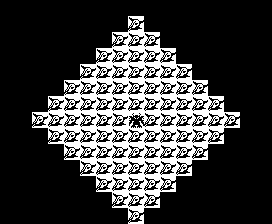

Tiled map render using the project's own tile images. Description and the whole map definition, tile-layer contents included, below:
An orthogonal 17x14 tile map with 16x16 px tiles, 1 tile layer (Calque de Tuiles 1), 2 tilesets.

<map version="1.10" tiledversion="1.11.2" orientation="orthogonal" renderorder="right-down" width="17" height="14" tilewidth="16" tileheight="16" infinite="0" nextlayerid="2" nextobjectid="1">
 <properties>
  <property name="attackType" value="generic" />
  <property name="displayName" value="BOW" />
  <property name="power" type="int" value="5" />
  <property name="projectileName" value="projectile" />
  <property name="senderAnim" value="attack1" />
  <property name="targetAnim" value="hurt" />
 </properties>
 <tileset firstgid="1" source="attack.tsx" />
 <tileset firstgid="65" source="../entities_anims/projectile.tsx" />
 <layer id="1" name="Calque de Tuiles 1" width="17" height="14">
  <data encoding="csv">
0,0,0,0,0,0,0,0,0,0,0,0,0,0,0,0,0,
0,0,0,0,0,0,0,0,58,0,0,0,0,0,0,0,0,
0,0,0,0,0,0,0,58,58,58,0,0,0,0,0,0,0,
0,0,0,0,0,0,58,58,58,58,58,0,0,0,0,0,0,
0,0,0,0,0,58,58,58,58,58,58,58,0,0,0,0,0,
0,0,0,0,58,58,58,58,58,58,58,58,58,0,0,0,0,
0,0,0,58,58,58,58,58,58,58,58,58,58,58,0,0,0,
0,0,58,58,58,58,58,58,45,58,58,58,58,58,58,0,0,
0,0,0,58,58,58,58,58,58,58,58,58,58,58,0,0,0,
0,0,0,0,58,58,58,58,58,58,58,58,58,0,0,0,0,
0,0,0,0,0,58,58,58,58,58,58,58,0,0,0,0,0,
0,0,0,0,0,0,58,58,58,58,58,0,0,0,0,0,0,
0,0,0,0,0,0,0,58,58,58,0,0,0,0,0,0,0,
0,0,0,0,0,0,0,0,58,0,0,0,0,0,0,0,0
</data>
 </layer>
</map>
